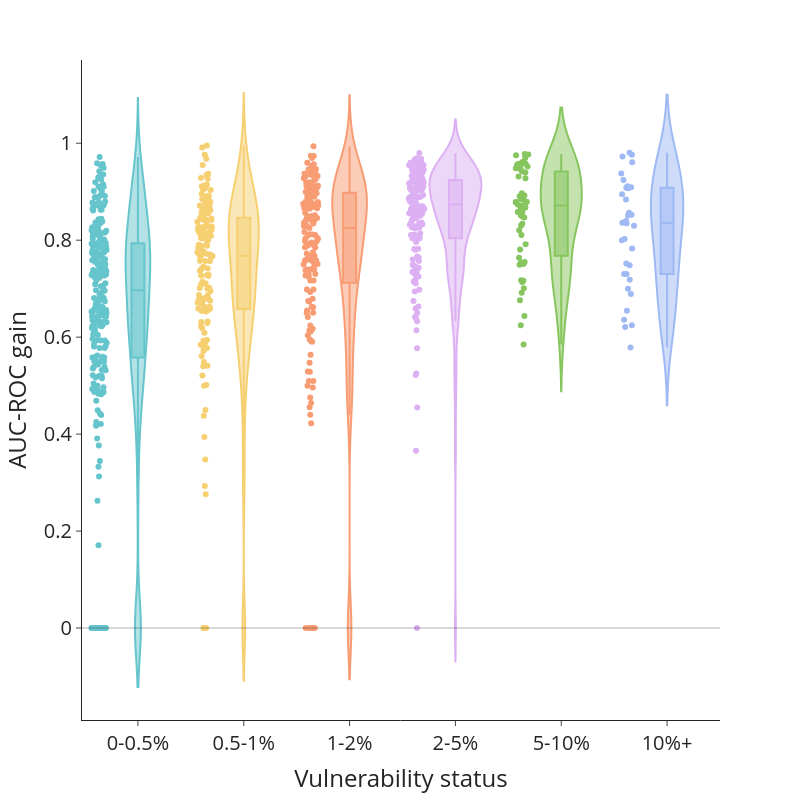

Notebook code cell kept with this figure:
### Markdown cell above
#### Plot performance increase vs traits

### Code cell
t = 'prevalence_cat' 

fig = px.violin(relevant_scores_auc, x=t, y="XGB", points = 'all', color = t,
                color_discrete_sequence= px.colors.qualitative.Pastel, box = True,
                category_orders={t: ['0-0.5%', '0.5-1%', '1-2%', '2-5%', '5-10%', '10%+']})


fig.update_layout(
    template='simple_white',
    width = 800, height=800,
    yaxis_title=f"AUC-ROC gain",
    xaxis_title="Vulnerability status",
    font=dict(size=20),
    showlegend=False)
    

fig.add_shape(type="line",
    xref="paper",
    x0=0, y0=0,
    x1=1, y1=0,
    line=dict(
        color="black",
        width=1,
    ))

fig.show()

### Figure 1 — Plotly figure (JSON) as saved in the notebook; plotly's stock layout.template omitted (floating-point values rounded to 4 significant figures; data arrays with more than 128 entries replaced by an {"elided": "..."} marker saying what was removed)
{"data": [{"alignmentgroup": "True", "box": {"visible": true}, "hovertemplate": "prevalence_cat=%{x}<br>XGB=%{y}<extra></extra>", "legendgroup": "0-0.5%", "marker": {"color": "rgb(102, 197, 204)"}, "name": "0-0.5%", "offsetgroup": "0-0.5%", "orientation": "v", "points": "all", "scalegroup": "True", "showlegend": true, "type": "violin", "x": {"elided": "261 str values"}, "x0": " ", "xaxis": "x", "y": {"elided": "261 float values"}, "y0": " ", "yaxis": "y"}, {"alignmentgroup": "True", "box": {"visible": true}, "hovertemplate": "prevalence_cat=%{x}<br>XGB=%{y}<extra></extra>", "legendgroup": "0.5-1%", "marker": {"color": "rgb(246, 207, 113)"}, "name": "0.5-1%", "offsetgroup": "0.5-1%", "orientation": "v", "points": "all", "scalegroup": "True", "showlegend": true, "type": "violin", "x": {"elided": "150 str values"}, "x0": " ", "xaxis": "x", "y": {"elided": "150 float values"}, "y0": " ", "yaxis": "y"}, {"alignmentgroup": "True", "box": {"visible": true}, "hovertemplate": "prevalence_cat=%{x}<br>XGB=%{y}<extra></extra>", "legendgroup": "1-2%", "marker": {"color": "rgb(248, 156, 116)"}, "name": "1-2%", "offsetgroup": "1-2%", "orientation": "v", "points": "all", "scalegroup": "True", "showlegend": true, "type": "violin", "x": {"elided": "161 str values"}, "x0": " ", "xaxis": "x", "y": {"elided": "161 float values"}, "y0": " ", "yaxis": "y"}, {"alignmentgroup": "True", "box": {"visible": true}, "hovertemplate": "prevalence_cat=%{x}<br>XGB=%{y}<extra></extra>", "legendgroup": "2-5%", "marker": {"color": "rgb(220, 176, 242)"}, "name": "2-5%", "offsetgroup": "2-5%", "orientation": "v", "points": "all", "scalegroup": "True", "showlegend": true, "type": "violin", "x": {"elided": "156 str values"}, "x0": " ", "xaxis": "x", "y": {"elided": "156 float values"}, "y0": " ", "yaxis": "y"}, {"alignmentgroup": "True", "box": {"visible": true}, "hovertemplate": "prevalence_cat=%{x}<br>XGB=%{y}<extra></extra>", "legendgroup": "5-10%", "marker": {"color": "rgb(135, 197, 95)"}, "name": "5-10%", "offsetgroup": "5-10%", "orientation": "v", "points": "all", "scalegroup": "True", "showlegend": true, "type": "violin", "x": ["5-10%", "5-10%", "5-10%", "5-10%", "5-10%", "5-10%", "5-10%", "5-10%", "5-10%", "5-10%", "5-10%", "5-10%", "5-10%", "5-10%", "5-10%", "5-10%", "5-10%", "5-10%", "5-10%", "5-10%", "5-10%", "5-10%", "5-10%", "5-10%", "5-10%", "5-10%", "5-10%", "5-10%", "5-10%", "5-10%", "5-10%", "5-10%", "5-10%", "5-10%", "5-10%", "5-10%", "5-10%", "5-10%", "5-10%", "5-10%", "5-10%", "5-10%", "5-10%", "5-10%", "5-10%", "5-10%", "5-10%", "5-10%", "5-10%", "5-10%", "5-10%", "5-10%", "5-10%", "5-10%", "5-10%"], "x0": " ", "xaxis": "x", "y": [0.5847, 0.6914, 0.781, 0.7495, 0.7915, 0.7636, 0.8108, 0.847, 0.7137, 0.8716, 0.8667, 0.8206, 0.6763, 0.7166, 0.8509, 0.8785, 0.8786, 0.8676, 0.8485, 0.7552, 0.8337, 0.8905, 0.8585, 0.8834, 0.8787, 0.7008, 0.9578, 0.9461, 0.8848, 0.892, 0.9423, 0.8581, 0.9486, 0.9765, 0.9557, 0.9519, 0.8791, 0.9312, 0.7507, 0.9552, 0.8738, 0.9398, 0.9276, 0.9695, 0.975, 0.8969, 0.9575, 0.7537, 0.9486, 0.8304, 0.9614, 0.9775, 0.7175, 0.6243, 0.6434], "y0": " ", "yaxis": "y"}, {"alignmentgroup": "True", "box": {"visible": true}, "hovertemplate": "prevalence_cat=%{x}<br>XGB=%{y}<extra></extra>", "legendgroup": "10%+", "marker": {"color": "rgb(158, 185, 243)"}, "name": "10%+", "offsetgroup": "10%+", "orientation": "v", "points": "all", "scalegroup": "True", "showlegend": true, "type": "violin", "x": ["10%+", "10%+", "10%+", "10%+", "10%+", "10%+", "10%+", "10%+", "10%+", "10%+", "10%+", "10%+", "10%+", "10%+", "10%+", "10%+", "10%+", "10%+", "10%+", "10%+", "10%+", "10%+", "10%+", "10%+", "10%+", "10%+", "10%+", "10%+", "10%+", "10%+", "10%+", "10%+", "10%+", "10%+"], "x0": " ", "xaxis": "x", "y": [0.8024, 0.5786, 0.7186, 0.8508, 0.6547, 0.6996, 0.7997, 0.8358, 0.8348, 0.9073, 0.7828, 0.8837, 0.9083, 0.9092, 0.8948, 0.8568, 0.7519, 0.924, 0.8398, 0.9805, 0.9609, 0.6359, 0.9376, 0.9724, 0.7482, 0.9763, 0.7305, 0.8295, 0.8523, 0.6247, 0.7303, 0.6891, 0.6211, 0.9114], "y0": " ", "yaxis": "y"}], "layout": {"font": {"size": 20}, "height": 800, "legend": {"title": {"text": "prevalence_cat"}, "tracegroupgap": 0}, "margin": {"t": 60}, "shapes": [{"line": {"color": "black", "width": 1}, "type": "line", "x0": 0, "x1": 1, "xref": "paper", "y0": 0, "y1": 0}], "showlegend": false, "violinmode": "overlay", "width": 800, "xaxis": {"anchor": "y", "categoryarray": ["0-0.5%", "0.5-1%", "1-2%", "2-5%", "5-10%", "10%+"], "categoryorder": "array", "domain": [0, 1], "title": {"text": "Vulnerability status"}}, "yaxis": {"anchor": "x", "domain": [0, 1], "title": {"text": "AUC-ROC gain"}}}}
